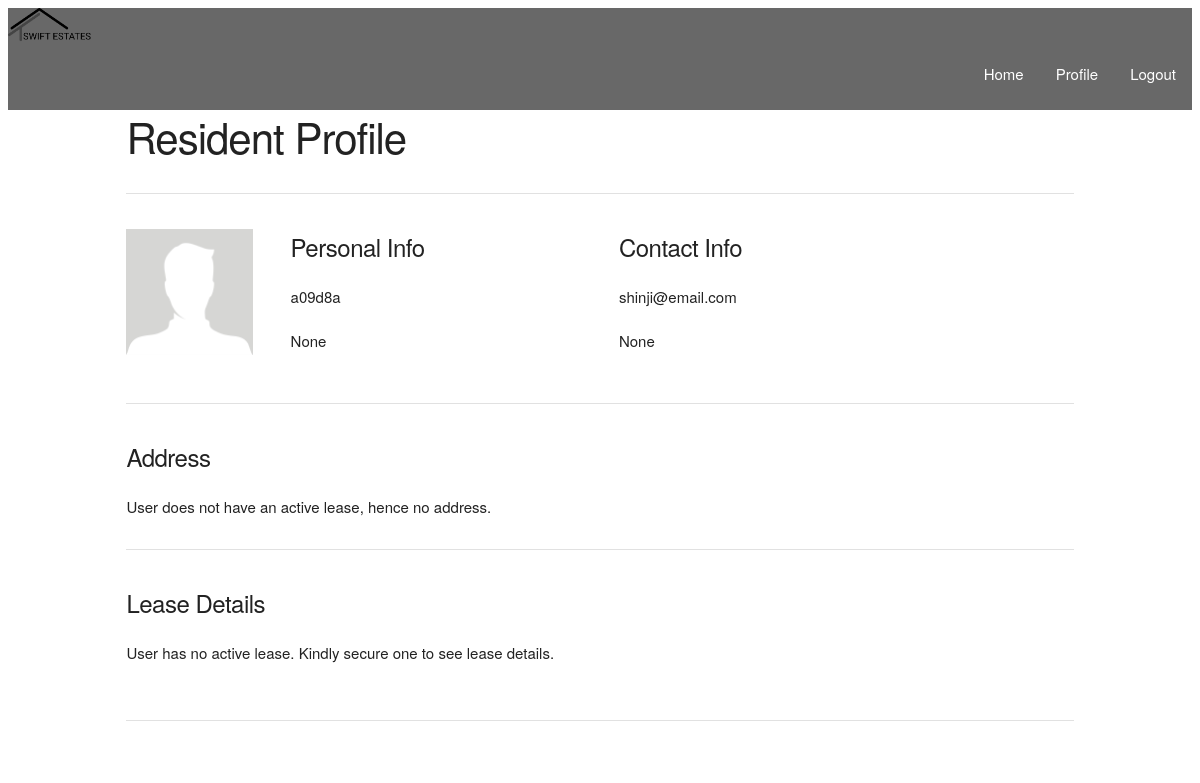
Screenshot of /profile (signed in) with the database file from the repository.
### estate/models.py (models this page shows, shortened)
class User(db.Model, UserMixin):
    __tablename__ = 'users'
    id = db.Column(db.Integer, primary_key=True)
    user_tag = db.Column(db.String(64), unique=True)
    password_hash = db.Column(db.String(128))
    fullname = db.Column(db.String(128))
    email = db.Column(db.String(128))
    number = db.Column(db.String(64))
    is_active = db.Column(db.BOOLEAN, default=True)
    joined_date = db.Column(db.DateTime, default=datetime.now())
    outstanding_rent = db.Column(db.Integer, default=0)
    outstanding_service_charge = db.Column(db.Integer, default=0)
    lease_duration = db.Column(db.Integer, default=1)
    lease_start = db.Column(db.DateTime)
    lease_expiry = db.Column(db.DateTime)
    """PASSWORD METHODS AND VERIFICATION"""
    @property
    def password(self) -> AttributeError:
        raise AttributeError('PROPERTY NOT ACCESSIBLE')
    """RELATIONSHIPS"""
    role_id = db.Column(db.Integer, db.ForeignKey('roles.id'), name='fk_user_role_id')
    payments = db.relationship('Payment', backref='tenant', lazy='dynamic')
    flat = db.relationship('Flat', uselist=False, backref='tenant')

### estate/blueprints/main/views.py (the view)
@main.route('/profile')
def profile():
    return render_template('main/profile.html')

### estate/models.py (called while the page is built)
@login_manager.user_loader
def load_user(user_id):
    return User.query.get(user_id)

### estate/templates/main/profile.html (shortened to what this page needs)
{% extends "base.html" %}
{% block content %}
<header>
    {% include "partials/navbar.html" %}
</header>
<div class="container">
    {% if current_user.is_authenticated and current_user.role_id == 1 %}
    <h2>Resident Profile</h2> <hr>
    <div class="row">
        <div class="two columns">
            <img src="{{ url_for('static', filename='img/profile-image.jpg') }}" class="u-max-full-width">
        </div>
        <div class="four columns">
            <h5>Personal Info</h5>
            <h6>{{ current_user.user_tag }}</h6>
            <h6>{{ current_user.fullname }}</h6>
        </div>
        <div class="six columns">
            <h5>Contact Info</h5>
            <h6>{{ current_user.email }}</h6>
            <h6>{{ current_user.number }}</h6>
        </div>
    </div>
    <hr>
    <div class="row">
        <div class="twelve columns">
            <h5>Address</h5>
            {% if current_user.flattype %}
            Flat 23, Block G <br> Random Street.
            {% else %}
            User does not have an active lease, hence no address.
            {% endif %}
        </div>
    </div>
    <hr>
    <div class="row">
        <h5>Lease Details</h5>
        {% if current_user.flattype %}
        Flat Category - {{ current_user.flattype.name }} <br>
        Rent Amount - {{ '₦{:,}'.format(current_user.flattype.rent) }} <br>
        Lease Duration - {{ current_user.lease_duration }} year(s)<br>
        Expirirng On - {{ current_user.lease_expiry.strftime('%Y %B, %d') }}
        <div>
            <a href="{{ url_for('.renew_payment') }}" class="button button-primary">Renew Payment</a>
        </div>
        {% else %}
        <p>User has no active lease. Kindly secure one to see lease details.</p>
        {% endif %}
    </div>
    <hr>
    {% endif %}
</div>
{% endblock %}

### estate/static/css/custom.css (style rules this page uses)
* { box-sizing: border-box; }

### estate/static/css/skeleton.css (style rules this page uses)
.container { position: relative; width: 100%; max-width: 960px; margin: 0 auto; padding: 0 20px; box-sizing: border-box; }
.column, .columns { width: 100%; float: left; box-sizing: border-box; }
@media (min-width: 400px) { .container { width: 85%; padding: 0; } }
@media (min-width: 550px) { .container { width: 80%; } }
@media (min-width: 550px) { .column, .columns { margin-left: 4%; } }
@media (min-width: 550px) { .column:first-child, .columns:first-child { margin-left: 0; } }
@media (min-width: 550px) { .two.columns { width: 13.3333333333%; } }
@media (min-width: 550px) { .four.columns { width: 30.6666666667%; } }
@media (min-width: 550px) { .six.columns { width: 48%; } }
@media (min-width: 550px) { .twelve.columns { width: 100%; margin-left: 0; } }
html { font-size: 62.5%; }
body { font-size: 1.5em; line-height: 1.6; font-weight: 400; font-family: "Raleway", "HelveticaNeue", "Helvetica Neue", Helvetica, Arial, sans-serif; color: #222; }
h1, h2, h3, h4, h5, h6 { margin-top: 0; margin-bottom: 2rem; font-weight: 300; }
h2 { font-size: 3.6rem; line-height: 1.25; letter-spacing: -.1rem; }
h5 { font-size: 1.8rem; line-height: 1.5; letter-spacing: -.05rem; }
h6 { font-size: 1.5rem; line-height: 1.6; letter-spacing: 0; }
@media (min-width: 550px) { h2 { font-size: 4.2rem; } }
@media (min-width: 550px) { h5 { font-size: 2.4rem; } }
@media (min-width: 550px) { h6 { font-size: 1.5rem; } }
p { margin-top: 0; }
pre, blockquote, dl, figure, table, p, ul, ol, form { margin-bottom: 2.5rem; }
.u-max-full-width { max-width: 100%; box-sizing: border-box; }
hr { margin-top: 3rem; margin-bottom: 3.5rem; border-width: 0; border-top: 1px solid #E1E1E1; }
.container:after, .row:after, .u-cf { content: ""; display: table; clear: both; }

### rows the page displays
User: user_tag "a09d8a", fullname "None", email "shinji@email.com", number "None"
